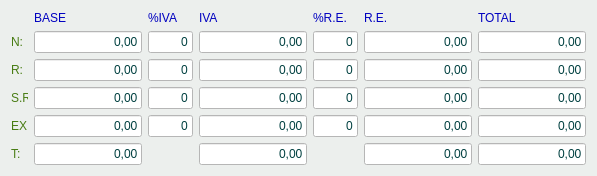
      <widget class="QWidget" name="tab_desglose">
       <property name="sizePolicy">
        <sizepolicy hsizetype="Preferred" vsizetype="Minimum">
         <horstretch>0</horstretch>
         <verstretch>0</verstretch>
        </sizepolicy>
       </property>
       <property name="styleSheet">
        <string notr="true">background-color: #ecefed;</string>
       </property>
       <attribute name="title">
        <string>Desglose</string>
       </attribute>
       <layout class="QGridLayout" name="gridLayout_9">
        <item row="0" column="1">
         <widget class="QLabel" name="label_28">
          <property name="styleSheet">
           <string notr="true">color: rgb(0, 0, 192);</string>
          </property>
          <property name="text">
           <string>BASE</string>
          </property>
         </widget>
        </item>
        <item row="0" column="2">
         <widget class="QLabel" name="label_55">
          <property name="styleSheet">
           <string notr="true">color: rgb(0, 0, 192);</string>
          </property>
          <property name="text">
           <string>%IVA</string>
          </property>
         </widget>
        </item>
        <item row="0" column="3">
         <widget class="QLabel" name="label_56">
          <property name="styleSheet">
           <string notr="true">color: rgb(0, 0, 192);</string>
          </property>
          <property name="text">
           <string>IVA</string>
          </property>
         </widget>
        </item>
        <item row="0" column="4">
         <widget class="QLabel" name="label_57">
          <property name="styleSheet">
           <string notr="true">color: rgb(0, 0, 192);</string>
          </property>
          <property name="text">
           <string>%R.E.</string>
          </property>
         </widget>
        </item>
        <item row="0" column="5">
         <widget class="QLabel" name="label_58">
          <property name="styleSheet">
           <string notr="true">color: rgb(0, 0, 192);</string>
          </property>
          <property name="text">
           <string>R.E.</string>
          </property>
         </widget>
        </item>
        <item row="0" column="6">
         <widget class="QLabel" name="label_59">
          <property name="styleSheet">
           <string notr="true">color: rgb(0, 0, 192);</string>
          </property>
          <property name="text">
           <string>TOTAL</string>
          </property>
         </widget>
        </item>
        <item row="1" column="0">
         <widget class="QLabel" name="label_18">
          <property name="maximumSize">
           <size>
            <width>17</width>
            <height>16777215</height>
           </size>
          </property>
          <property name="styleSheet">
           <string notr="true">color: rgb(72, 124, 19);</string>
          </property>
          <property name="text">
           <string>N:</string>
          </property>
         </widget>
        </item>
        <item row="1" column="1">
         <widget class="QLineEdit" name="txtrBase1">
          <property name="enabled">
           <bool>false</bool>
          </property>
          <property name="styleSheet">
           <string notr="true">background-color: rgb(255, 255, 255);
color: rgb(0, 64, 64);</string>
          </property>
          <property name="text">
           <string>0,00</string>
          </property>
          <property name="alignment">
           <set>Qt::AlignRight|Qt::AlignTrailing|Qt::AlignVCenter</set>
          </property>
          <property name="readOnly">
           <bool>true</bool>
          </property>
         </widget>
        </item>
        <item row="1" column="2">
         <widget class="QLineEdit" name="txtnPorcentajeIva1">
          <property name="enabled">
           <bool>false</bool>
          </property>
          <property name="maximumSize">
           <size>
            <width>45</width>
            <height>16777215</height>
           </size>
          </property>
          <property name="styleSheet">
           <string notr="true">background-color: rgb(255, 255, 255);
color: rgb(0, 64, 64);</string>
          </property>
          <property name="text">
           <string>0</string>
          </property>
          <property name="alignment">
           <set>Qt::AlignRight|Qt::AlignTrailing|Qt::AlignVCenter</set>
          </property>
          <property name="readOnly">
           <bool>true</bool>
          </property>
         </widget>
        </item>
        <item row="1" column="3">
         <widget class="QLineEdit" name="txtrIVA1">
          <property name="enabled">
           <bool>false</bool>
          </property>
          <property name="styleSheet">
           <string notr="true">background-color: rgb(255, 255, 255);
color: rgb(0, 64, 64);</string>
          </property>
          <property name="text">
           <string>0,00</string>
          </property>
          <property name="alignment">
           <set>Qt::AlignRight|Qt::AlignTrailing|Qt::AlignVCenter</set>
          </property>
          <property name="readOnly">
           <bool>true</bool>
          </property>
         </widget>
        </item>
        <item row="1" column="4">
         <widget class="QLineEdit" name="txtnRec1">
          <property name="enabled">
           <bool>false</bool>
          </property>
          <property name="maximumSize">
           <size>
            <width>45</width>
            <height>16777215</height>
           </size>
          </property>
          <property name="styleSheet">
           <string notr="true">background-color: rgb(255, 255, 255);
color: rgb(0, 64, 64);</string>
          </property>
          <property name="text">
           <string>0</string>
          </property>
          <property name="alignment">
           <set>Qt::AlignRight|Qt::AlignTrailing|Qt::AlignVCenter</set>
          </property>
          <property name="readOnly">
           <bool>true</bool>
          </property>
         </widget>
        </item>
        <item row="1" column="5">
         <widget class="QLineEdit" name="txtrRecargoEq1">
          <property name="enabled">
           <bool>false</bool>
          </property>
          <property name="styleSheet">
           <string notr="true">background-color: rgb(255, 255, 255);
color: rgb(0, 64, 64);</string>
          </property>
          <property name="text">
           <string>0,00</string>
          </property>
          <property name="alignment">
           <set>Qt::AlignRight|Qt::AlignTrailing|Qt::AlignVCenter</set>
          </property>
          <property name="readOnly">
           <bool>true</bool>
          </property>
         </widget>
        </item>
        <item row="1" column="6">
         <widget class="QLineEdit" name="txtrTotal1">
          <property name="enabled">
           <bool>false</bool>
          </property>
          <property name="styleSheet">
           <string notr="true">background-color: rgb(255, 255, 255);
color: rgb(0, 64, 64);</string>
          </property>
          <property name="text">
           <string>0,00</string>
          </property>
          <property name="alignment">
           <set>Qt::AlignRight|Qt::AlignTrailing|Qt::AlignVCenter</set>
          </property>
          <property name="readOnly">
           <bool>true</bool>
          </property>
         </widget>
        </item>
        <item row="2" column="0">
         <widget class="QLabel" name="label_25">
          <property name="maximumSize">
           <size>
            <width>17</width>
            <height>16777215</height>
           </size>
          </property>
          <property name="styleSheet">
           <string notr="true">color: rgb(72, 124, 19);</string>
          </property>
          <property name="text">
           <string>R:</string>
          </property>
         </widget>
        </item>
        <item row="2" column="1">
         <widget class="QLineEdit" name="txtrBase2">
          <property name="enabled">
           <bool>false</bool>
          </property>
          <property name="styleSheet">
           <string notr="true">background-color: rgb(255, 255, 255);
color: rgb(0, 64, 64);</string>
          </property>
          <property name="text">
           <string>0,00</string>
          </property>
          <property name="alignment">
           <set>Qt::AlignRight|Qt::AlignTrailing|Qt::AlignVCenter</set>
          </property>
          <property name="readOnly">
           <bool>true</bool>
          </property>
         </widget>
        </item>
        <item row="2" column="2">
         <widget class="QLineEdit" name="txtnPorcentajeIva2">
          <property name="enabled">
           <bool>false</bool>
          </property>
          <property name="maximumSize">
           <size>
            <width>45</width>
            <height>16777215</height>
           </size>
          </property>
          <property name="styleSheet">
           <string notr="true">background-color: rgb(255, 255, 255);
color: rgb(0, 64, 64);</string>
          </property>
          <property name="text">
           <string>0</string>
          </property>
          <property name="alignment">
           <set>Qt::AlignRight|Qt::AlignTrailing|Qt::AlignVCenter</set>
          </property>
          <property name="readOnly">
           <bool>true</bool>
          </property>
         </widget>
        </item>
        <item row="2" column="3">
         <widget class="QLineEdit" name="txtrIVA2">
          <property name="enabled">
           <bool>false</bool>
          </property>
          <property name="styleSheet">
           <string notr="true">background-color: rgb(255, 255, 255);
color: rgb(0, 64, 64);</string>
          </property>
          <property name="text">
           <string>0,00</string>
          </property>
          <property name="alignment">
           <set>Qt::AlignRight|Qt::AlignTrailing|Qt::AlignVCenter</set>
          </property>
          <property name="readOnly">
           <bool>true</bool>
          </property>
         </widget>
        </item>
        <item row="2" column="4">
         <widget class="QLineEdit" name="txtnRec2">
          <property name="enabled">
           <bool>false</bool>
          </property>
          <property name="maximumSize">
           <size>
            <width>45</width>
            <height>16777215</height>
           </size>
          </property>
          <property name="styleSheet">
           <string notr="true">background-color: rgb(255, 255, 255);
color: rgb(0, 64, 64);</string>
          </property>
          <property name="text">
           <string>0</string>
          </property>
          <property name="alignment">
           <set>Qt::AlignRight|Qt::AlignTrailing|Qt::AlignVCenter</set>
          </property>
          <property name="readOnly">
           <bool>true</bool>
          </property>
         </widget>
        </item>
        <item row="2" column="5">
         <widget class="QLineEdit" name="txtrRecargoEq2">
          <property name="enabled">
           <bool>false</bool>
          </property>
          <property name="styleSheet">
           <string notr="true">background-color: rgb(255, 255, 255);
color: rgb(0, 64, 64);</string>
          </property>
          <property name="text">
           <string>0,00</string>
          </property>
          <property name="alignment">
           <set>Qt::AlignRight|Qt::AlignTrailing|Qt::AlignVCenter</set>
          </property>
          <property name="readOnly">
           <bool>true</bool>
          </property>
         </widget>
        </item>
        <item row="2" column="6">
         <widget class="QLineEdit" name="txtrTotal2">
          <property name="enabled">
           <bool>false</bool>
          </property>
          <property name="styleSheet">
           <string notr="true">background-color: rgb(255, 255, 255);
color: rgb(0, 64, 64);</string>
          </property>
          <property name="text">
           <string>0,00</string>
          </property>
          <property name="alignment">
           <set>Qt::AlignRight|Qt::AlignTrailing|Qt::AlignVCenter</set>
          </property>
          <property name="readOnly">
           <bool>true</bool>
          </property>
         </widget>
        </item>
        <item row="3" column="0">
         <widget class="QLabel" name="label_26">
          <property name="maximumSize">
           <size>
            <width>17</width>
            <height>16777215</height>
           </size>
          </property>
          <property name="styleSheet">
           <string notr="true">color: rgb(72, 124, 19);</string>
          </property>
          <property name="text">
           <string>S.R.:</string>
          </property>
         </widget>
        </item>
        <item row="3" column="1">
         <widget class="QLineEdit" name="txtrBase3">
          <property name="enabled">
           <bool>false</bool>
          </property>
          <property name="styleSheet">
           <string notr="true">background-color: rgb(255, 255, 255);
color: rgb(0, 64, 64);</string>
          </property>
          <property name="text">
           <string>0,00</string>
          </property>
          <property name="alignment">
           <set>Qt::AlignRight|Qt::AlignTrailing|Qt::AlignVCenter</set>
          </property>
          <property name="readOnly">
           <bool>true</bool>
          </property>
         </widget>
        </item>
        <item row="3" column="2">
         <widget class="QLineEdit" name="txtnPorcentajeIva3">
          <property name="enabled">
           <bool>false</bool>
          </property>
          <property name="maximumSize">
           <size>
            <width>45</width>
            <height>16777215</height>
           </size>
          </property>
          <property name="styleSheet">
           <string notr="true">background-color: rgb(255, 255, 255);
color: rgb(0, 64, 64);</string>
          </property>
          <property name="text">
           <string>0</string>
          </property>
          <property name="alignment">
           <set>Qt::AlignRight|Qt::AlignTrailing|Qt::AlignVCenter</set>
          </property>
          <property name="readOnly">
           <bool>true</bool>
          </property>
         </widget>
        </item>
        <item row="3" column="3">
         <widget class="QLineEdit" name="txtrIVA3">
          <property name="enabled">
           <bool>false</bool>
          </property>
          <property name="styleSheet">
           <string notr="true">background-color: rgb(255, 255, 255);
color: rgb(0, 64, 64);</string>
          </property>
          <property name="text">
           <string>0,00</string>
          </property>
          <property name="alignment">
           <set>Qt::AlignRight|Qt::AlignTrailing|Qt::AlignVCenter</set>
          </property>
          <property name="readOnly">
           <bool>true</bool>
          </property>
         </widget>
        </item>
        <item row="3" column="4">
         <widget class="QLineEdit" name="txtnRec3">
          <property name="enabled">
           <bool>false</bool>
          </property>
          <property name="maximumSize">
           <size>
            <width>45</width>
            <height>16777215</height>
           </size>
          </property>
          <property name="styleSheet">
           <string notr="true">background-color: rgb(255, 255, 255);
color: rgb(0, 64, 64);</string>
          </property>
          <property name="text">
           <string>0</string>
          </property>
          <property name="alignment">
           <set>Qt::AlignRight|Qt::AlignTrailing|Qt::AlignVCenter</set>
          </property>
          <property name="readOnly">
           <bool>true</bool>
          </property>
         </widget>
        </item>
        <item row="3" column="5">
         <widget class="QLineEdit" name="txtrRecargoEq3">
          <property name="enabled">
           <bool>false</bool>
          </property>
          <property name="styleSheet">
           <string notr="true">background-color: rgb(255, 255, 255);
color: rgb(0, 64, 64);</string>
          </property>
          <property name="text">
           <string>0,00</string>
          </property>
          <property name="alignment">
           <set>Qt::AlignRight|Qt::AlignTrailing|Qt::AlignVCenter</set>
          </property>
          <property name="readOnly">
           <bool>true</bool>
          </property>
         </widget>
        </item>
        <item row="3" column="6">
         <widget class="QLineEdit" name="txtrTotal3">
          <property name="enabled">
           <bool>false</bool>
          </property>
          <property name="styleSheet">
           <string notr="true">background-color: rgb(255, 255, 255);
color: rgb(0, 64, 64);</string>
          </property>
          <property name="text">
           <string>0,00</string>
          </property>
          <property name="alignment">
           <set>Qt::AlignRight|Qt::AlignTrailing|Qt::AlignVCenter</set>
          </property>
          <property name="readOnly">
           <bool>true</bool>
          </property>
         </widget>
        </item>
        <item row="4" column="0">
         <widget class="QLabel" name="label_27">
          <property name="maximumSize">
           <size>
            <width>17</width>
            <height>16777215</height>
           </size>
          </property>
          <property name="styleSheet">
           <string notr="true">color: rgb(72, 124, 19);</string>
          </property>
          <property name="text">
           <string>EX.:</string>
          </property>
         </widget>
        </item>
        <item row="4" column="1">
         <widget class="QLineEdit" name="txtrBase4">
          <property name="enabled">
           <bool>false</bool>
          </property>
          <property name="styleSheet">
           <string notr="true">background-color: rgb(255, 255, 255);
color: rgb(0, 64, 64);</string>
          </property>
          <property name="text">
           <string>0,00</string>
          </property>
          <property name="alignment">
           <set>Qt::AlignRight|Qt::AlignTrailing|Qt::AlignVCenter</set>
          </property>
          <property name="readOnly">
           <bool>true</bool>
          </property>
         </widget>
        </item>
        <item row="4" column="2">
         <widget class="QLineEdit" name="txtnPorcentajeIva4">
          <property name="enabled">
           <bool>false</bool>
          </property>
          <property name="maximumSize">
           <size>
            <width>45</width>
            <height>16777215</height>
           </size>
          </property>
          <property name="styleSheet">
           <string notr="true">background-color: rgb(255, 255, 255);
color: rgb(0, 64, 64);</string>
          </property>
          <property name="text">
           <string>0</string>
          </property>
          <property name="alignment">
           <set>Qt::AlignRight|Qt::AlignTrailing|Qt::AlignVCenter</set>
          </property>
          <property name="readOnly">
           <bool>true</bool>
          </property>
         </widget>
        </item>
        <item row="4" column="3">
         <widget class="QLineEdit" name="txtrIVA4">
          <property name="enabled">
           <bool>false</bool>
          </property>
          <property name="styleSheet">
           <string notr="true">background-color: rgb(255, 255, 255);
color: rgb(0, 64, 64);</string>
          </property>
          <property name="text">
           <string>0,00</string>
          </property>
          <property name="alignment">
           <set>Qt::AlignRight|Qt::AlignTrailing|Qt::AlignVCenter</set>
          </property>
          <property name="readOnly">
           <bool>true</bool>
          </property>
         </widget>
        </item>
        <item row="4" column="4">
         <widget class="QLineEdit" name="txtnRec4">
          <property name="enabled">
           <bool>false</bool>
          </property>
          <property name="maximumSize">
           <size>
            <width>45</width>
            <height>16777215</height>
           </size>
          </property>
          <property name="styleSheet">
           <string notr="true">background-color: rgb(255, 255, 255);
color: rgb(0, 64, 64);</string>
          </property>
          <property name="text">
           <string>0</string>
          </property>
          <property name="alignment">
           <set>Qt::AlignRight|Qt::AlignTrailing|Qt::AlignVCenter</set>
          </property>
          <property name="readOnly">
           <bool>true</bool>
          </property>
         </widget>
        </item>
        <item row="4" column="5">
         <widget class="QLineEdit" name="txtrRecargoEq4">
          <property name="enabled">
           <bool>false</bool>
          </property>
          <property name="styleSheet">
           <string notr="true">background-color: rgb(255, 255, 255);
color: rgb(0, 64, 64);</string>
          </property>
          <property name="text">
           <string>0,00</string>
          </property>
          <property name="alignment">
           <set>Qt::AlignRight|Qt::AlignTrailing|Qt::AlignVCenter</set>
          </property>
          <property name="readOnly">
           <bool>true</bool>
          </property>
         </widget>
        </item>
        <item row="4" column="6">
         <widget class="QLineEdit" name="txtrTotal4">
          <property name="enabled">
           <bool>false</bool>
          </property>
          <property name="styleSheet">
           <string notr="true">background-color: rgb(255, 255, 255);
color: rgb(0, 64, 64);</string>
          </property>
          <property name="text">
           <string>0,00</string>
          </property>
          <property name="alignment">
           <set>Qt::AlignRight|Qt::AlignTrailing|Qt::AlignVCenter</set>
          </property>
          <property name="readOnly">
           <bool>true</bool>
          </property>
         </widget>
        </item>
        <item row="5" column="0">
         <widget class="QLabel" name="label_29">
          <property name="maximumSize">
           <size>
            <width>17</width>
            <height>16777215</height>
           </size>
          </property>
          <property name="styleSheet">
           <string notr="true">color: rgb(72, 124, 19);</string>
          </property>
          <property name="text">
           <string>T:</string>
          </property>
         </widget>
        </item>
        <item row="5" column="1">
         <widget class="QLineEdit" name="txtrBaseTotal_2">
          <property name="enabled">
           <bool>false</bool>
          </property>
          <property name="styleSheet">
           <string notr="true">background-color: rgb(255, 255, 255);
color: rgb(0, 64, 64);</string>
          </property>
          <property name="text">
           <string>0,00</string>
          </property>
          <property name="alignment">
           <set>Qt::AlignRight|Qt::AlignTrailing|Qt::AlignVCenter</set>
          </property>
          <property name="readOnly">
           <bool>true</bool>
          </property>
         </widget>
        </item>
        <item row="5" column="3">
         <widget class="QLineEdit" name="txtrTotalIVA_2">
          <property name="enabled">
           <bool>false</bool>
          </property>
          <property name="styleSheet">
           <string notr="true">background-color: rgb(255, 255, 255);
color: rgb(0, 64, 64);</string>
          </property>
          <property name="text">
           <string>0,00</string>
          </property>
          <property name="alignment">
           <set>Qt::AlignRight|Qt::AlignTrailing|Qt::AlignVCenter</set>
          </property>
          <property name="readOnly">
           <bool>true</bool>
          </property>
         </widget>
        </item>
        <item row="5" column="5">
         <widget class="QLineEdit" name="txtrTotalRecargoEq_2">
          <property name="enabled">
           <bool>false</bool>
          </property>
          <property name="styleSheet">
           <string notr="true">background-color: rgb(255, 255, 255);
color: rgb(0, 64, 64);</string>
          </property>
          <property name="text">
           <string>0,00</string>
          </property>
          <property name="alignment">
           <set>Qt::AlignRight|Qt::AlignTrailing|Qt::AlignVCenter</set>
          </property>
          <property name="readOnly">
           <bool>true</bool>
          </property>
         </widget>
        </item>
        <item row="5" column="6">
         <widget class="QLineEdit" name="txtrTotal_2">
          <property name="enabled">
           <bool>false</bool>
          </property>
          <property name="styleSheet">
           <string notr="true">background-color: rgb(255, 255, 255);
color: rgb(0, 64, 64);</string>
          </property>
          <property name="text">
           <string>0,00</string>
          </property>
          <property name="alignment">
           <set>Qt::AlignRight|Qt::AlignTrailing|Qt::AlignVCenter</set>
          </property>
          <property name="readOnly">
           <bool>true</bool>
          </property>
         </widget>
        </item>
       </layout>
      </widget>
